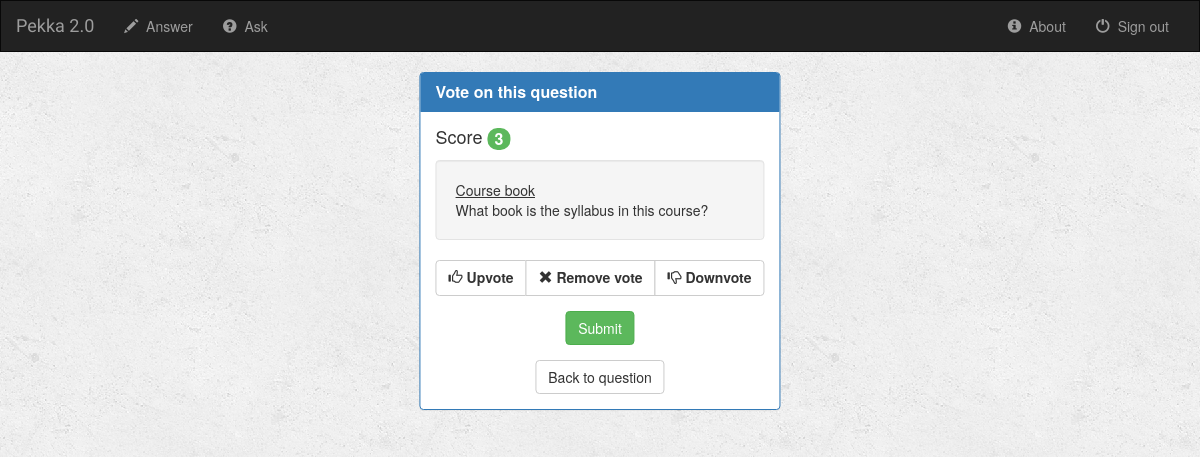
The app's page /pekka/27/vote_question/ with its own data.
### pekka/models.py (models this page shows, shortened)
class Question(models.Model):
    author = models.ForeignKey(User, default=1)
    question_title = models.CharField(max_length=100)
    question_content = models.CharField(max_length=2000)
    is_answered = models.BooleanField(default=False)
    sub_code = models.CharField(max_length=10)
    ask_time = models.DateTimeField(default='2017-4-17T09:21:31+0000')
    def get_score(self):
        up = QuestionVotes.objects.filter(question=self, val=+1)
        down = QuestionVotes.objects.filter(question=self, val=-1)
        res = up.count()-down.count()
        return res

### pekka/views.py (the view, shortened to what this page needs)
# urls.py: url(r'^(?P<question_id>[0-9]+)/vote_question/$', views.vote_question, name='vote_question'),
def vote_question(request, question_id):
    question = Question.objects.get(pk=question_id)
    form = QuestionVotesForm()
    previous_page = request.META.get('HTTP_REFERER')
    return render(request, template_name='html_pages/vote_question.html', context={
            'question_id': question_id,
            'question_title': question.question_title,
            'question_content': question.question_content,
            'score': question.get_score(),
            'form': form,
            'previous_page': previous_page
            })

### pekka/templates/html_pages/vote_question.html (shortened to what this page needs)
{% extends 'html_pages/base.html' %}
{% block body %}
<div class="container-fluid centerpanel">
    <div class="row">
        <div class="col-sm-12">
            <div class="panel panel-primary">
                <div class="panel-heading">
                    <h3 class="panel-title"><b>Vote on this question</b></h3>
                </div>
                <div class="panel-body">
                    <h4>Score <span class="badge titlebadge" id="titlebadge">{{ score }}</span></h4>
                    <div class="well">
                        <div id="title">{{ question_title }}</div>
                        {{ question_content }}
                    </div>
                    <form role="form" action="" method="post">
                        <div class="btn-group form-group" data-toggle="buttons">
                            {% for radio in form.val %}
                                <label class="btn btn-default" id="radiobuttons">
                                    <span id="glyph" class="glyphicon glyphicon-thumbs-up" aria-hidden="true">
                                    </span>&nbsp;{{ radio }}
                                </label>
                            {% endfor %}
                        </div>
                        <div class="form-group">
                            <button type="submit" class="btn btn-success center-block">Submit</button>
                        </div>
                    </form>
                    <a href="javascript:history.go(-1)"><button class="btn btn-default center-block">Back to question</button></a>
                </div>
            </div>
        </div>
    </div>
</div>
{% endblock %}

### pekka/static/elements/style.css (style rules this page uses)
body { background: white url("images/background.png"); }
#title { text-decoration: underline; }
.titlebadge { font-size: 16px; }
.centerpanel { right: 50%; transform: translate(50%); position: absolute; }
h4 { margin-top: 0px; }
#radiobuttons { padding-bottom: 3px; }

### records on screen
Question: question_title "Course book", question_content "What book is the syllabus in this course?"

### other values on screen
{{ score }} "3"
{{ radio }} "Upvote" "Remove vote" "Downvote"
